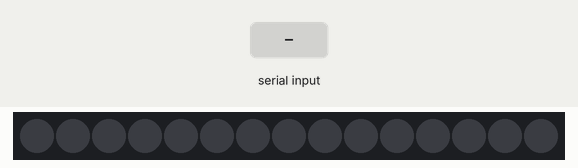
Recording of a sketch running on a simulated Arduino Uno, built with avr-gcc and run on an emulated ATmega328P. Parts: 15 RGB LEDs in strip order, left to right. Inputs (shaded band) come from the test bench. Dim RGB values are drawn brighter than linear.

Above: at 1.2 s.
1.3 s: "1" received over Serial
At 2.1 s:
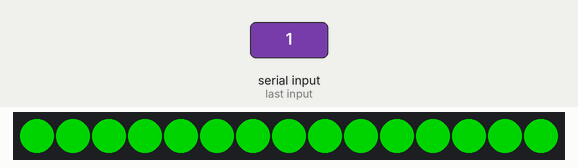
2.8 s: "0" received over Serial
At 3.2 s:
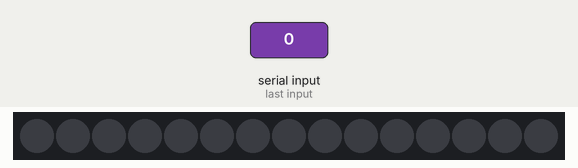
Timing chart, 0 to 5.8 s (numbered marks = the images above; inputs shaded):
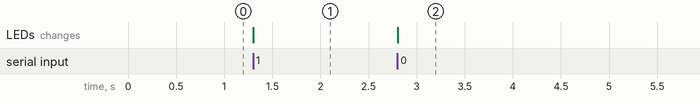

Measured:
- after the input at 1.3 s, the LEDs: change at once (image 1)
- after the input at 2.8 s, the LEDs: change at once (image 2)

The sketch:

svetod.ino
```cpp
#include <FastLED.h>

// How many leds in your strip?
#define NUM_LEDS 15

// For led chips like WS2812, which have a data line, ground, and power, you just
// need to define DATA_PIN.  For led chipsets that are SPI based (four wires - data, clock,
// ground, and power), like the LPD8806 define both DATA_PIN and CLOCK_PIN
// Clock pin only needed for SPI based chipsets when not using hardware SPI
#define DATA_PIN 3
#define CLOCK_PIN 13

// Define the array of leds
CRGB leds[NUM_LEDS];

void setup() {
  Serial.begin(9600);
    // Uncomment/edit one of the following lines for your leds arrangement.
    // ## Clockless types ##
    FastLED.addLeds<NEOPIXEL, DATA_PIN>(leds, NUM_LEDS);  // GRB ordering is assumed
    // FastLED.addLeds<SM16703, DATA_PIN, RGB>(leds, NUM_LEDS);
    // FastLED.addLeds<TM1829, DATA_PIN, RGB>(leds, NUM_LEDS);
    // FastLED.addLeds<TM1812, DATA_PIN, RGB>(leds, NUM_LEDS);
    // FastLED.addLeds<TM1809, DATA_PIN, RGB>(leds, NUM_LEDS);
    // FastLED.addLeds<TM1804, DATA_PIN, RGB>(leds, NUM_LEDS);
    // FastLED.addLeds<TM1803, DATA_PIN, RGB>(leds, NUM_LEDS);
    // FastLED.addLeds<UCS1903, DATA_PIN, RGB>(leds, NUM_LEDS);
    // FastLED.addLeds<UCS1903B, DATA_PIN, RGB>(leds, NUM_LEDS);
    // FastLED.addLeds<UCS1904, DATA_PIN, RGB>(leds, NUM_LEDS);
    // FastLED.addLeds<UCS2903, DATA_PIN, RGB>(leds, NUM_LEDS);
    // FastLED.addLeds<WS2812, DATA_PIN, RGB>(leds, NUM_LEDS);  // GRB ordering is typical
    // FastLED.addLeds<WS2852, DATA_PIN, RGB>(leds, NUM_LEDS);  // GRB ordering is typical
    // FastLED.addLeds<WS2812B, DATA_PIN, RGB>(leds, NUM_LEDS);  // GRB ordering is typical
    // FastLED.addLeds<GS1903, DATA_PIN, RGB>(leds, NUM_LEDS);
    // FastLED.addLeds<SK6812, DATA_PIN, RGB>(leds, NUM_LEDS);  // GRB ordering is typical
    // FastLED.addLeds<SK6822, DATA_PIN, RGB>(leds, NUM_LEDS);
    // FastLED.addLeds<APA106, DATA_PIN, RGB>(leds, NUM_LEDS);
    // FastLED.addLeds<PL9823, DATA_PIN, RGB>(leds, NUM_LEDS);
    // FastLED.addLeds<SK6822, DATA_PIN, RGB>(leds, NUM_LEDS);
    // FastLED.addLeds<WS2811, DATA_PIN, RGB>(leds, NUM_LEDS);
    // FastLED.addLeds<WS2813, DATA_PIN, RGB>(leds, NUM_LEDS);
    // FastLED.addLeds<APA104, DATA_PIN, RGB>(leds, NUM_LEDS);
    // FastLED.addLeds<WS2811_400, DATA_PIN, RGB>(leds, NUM_LEDS);
    // FastLED.addLeds<GE8822, DATA_PIN, RGB>(leds, NUM_LEDS);
    // FastLED.addLeds<GW6205, DATA_PIN, RGB>(leds, NUM_LEDS);
    // FastLED.addLeds<GW6205_400, DATA_PIN, RGB>(leds, NUM_LEDS);
    // FastLED.addLeds<LPD1886, DATA_PIN, RGB>(leds, NUM_LEDS);
    // FastLED.addLeds<LPD1886_8BIT, DATA_PIN, RGB>(leds, NUM_LEDS);
    // ## Clocked (SPI) types ##
    // FastLED.addLeds<LPD6803, DATA_PIN, CLOCK_PIN, RGB>(leds, NUM_LEDS);  // GRB ordering is typical
    // FastLED.addLeds<LPD8806, DATA_PIN, CLOCK_PIN, RGB>(leds, NUM_LEDS);  // GRB ordering is typical
    // FastLED.addLeds<WS2801, DATA_PIN, CLOCK_PIN, RGB>(leds, NUM_LEDS);
    // FastLED.addLeds<WS2803, DATA_PIN, CLOCK_PIN, RGB>(leds, NUM_LEDS);
    // FastLED.addLeds<SM16716, DATA_PIN, CLOCK_PIN, RGB>(leds, NUM_LEDS);
    // FastLED.addLeds<P9813, DATA_PIN, CLOCK_PIN, RGB>(leds, NUM_LEDS);  // BGR ordering is typical
    // FastLED.addLeds<DOTSTAR, DATA_PIN, CLOCK_PIN, RGB>(leds, NUM_LEDS);  // BGR ordering is typical
    // FastLED.addLeds<APA102, DATA_PIN, CLOCK_PIN, RGB>(leds, NUM_LEDS);  // BGR ordering is typical
    // FastLED.addLeds<SK9822, DATA_PIN, CLOCK_PIN, RGB>(leds, NUM_LEDS);  // BGR ordering is typical
}

void loop() {

  if (Serial.available() > 0){
    char messi = Serial.read();
    if(messi == '1'){

      for (int i = 0; i < 15; i++){
        leds[i] = CRGB::Green;
      }
      FastLED.show();
      delay(500);
    }
    else if(messi == '0'){

      for (int i = 0; i < 15; i++){
        leds[i] = CRGB::Black;
      }
      FastLED.show();
      delay(500);
    }
  }
  // Turn the LED on, then pause
}
```
